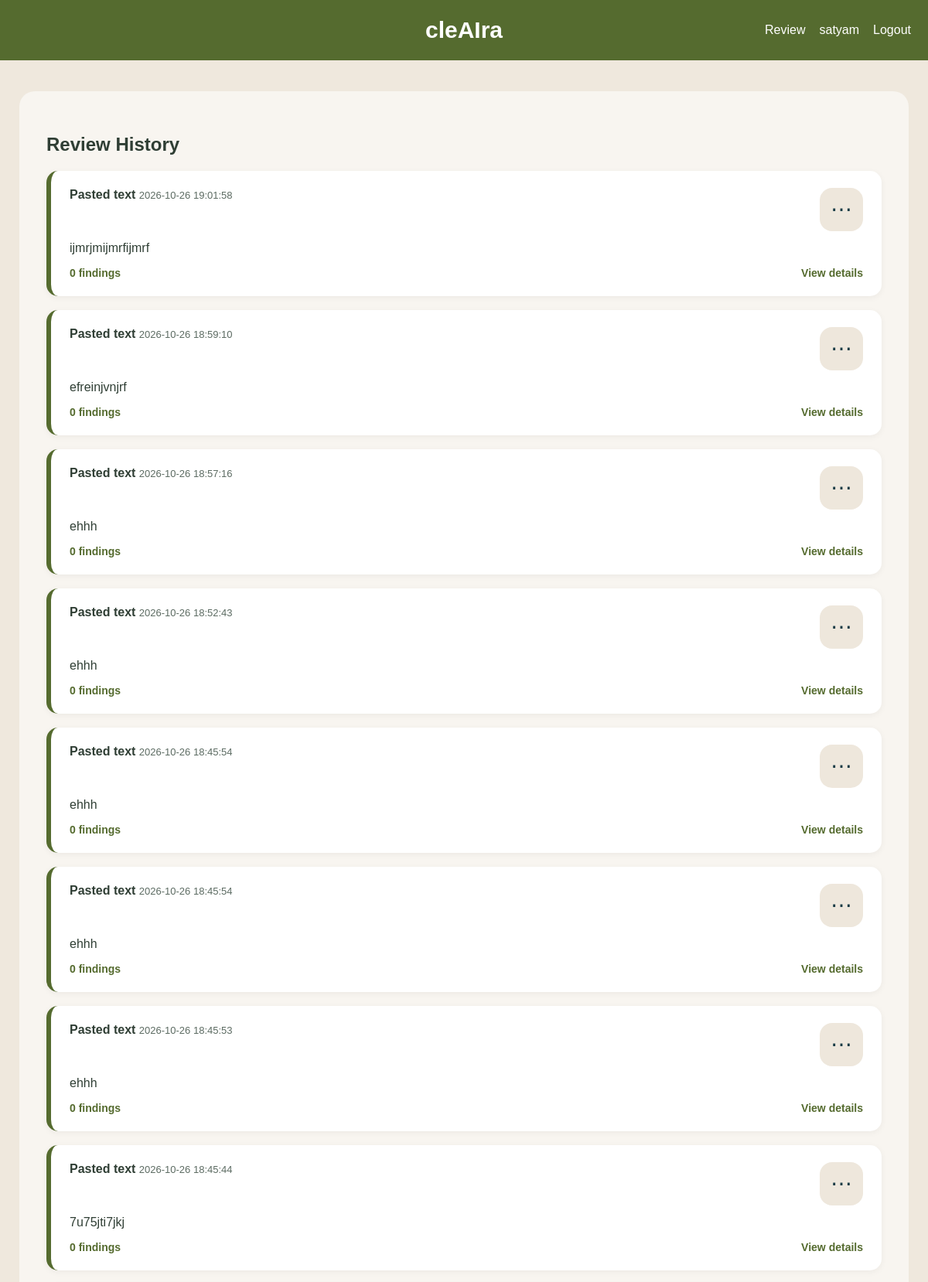
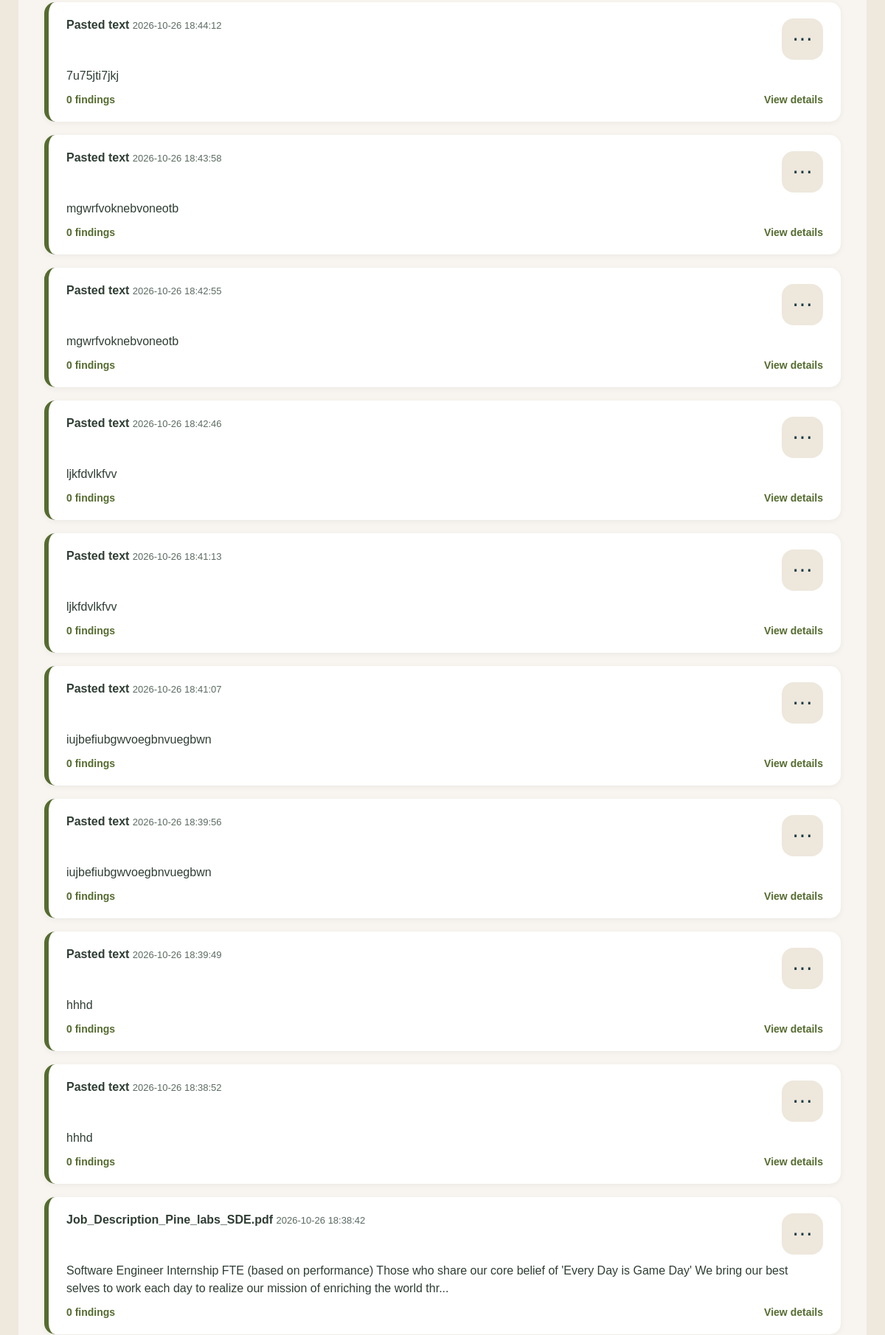
The page /history (signed in, upper part) on the database its author committed (2 pictures, top to bottom).
### tables this page shows
CREATE TABLE "users" (
            id INTEGER PRIMARY KEY AUTOINCREMENT,
            username TEXT NOT NULL COLLATE NOCASE,
            email TEXT NOT NULL UNIQUE COLLATE NOCASE,
            password_hash TEXT NOT NULL,
            created_at TEXT NOT NULL DEFAULT (datetime('now')),
            email_verified INTEGER NOT NULL DEFAULT 1,
            verification_token TEXT,
            verification_created_at TEXT
        );

CREATE TABLE reviews (
            id INTEGER PRIMARY KEY AUTOINCREMENT,
            user_id INTEGER NOT NULL,
            source TEXT NOT NULL,
            preview TEXT NOT NULL,
            results_json TEXT NOT NULL,
            created_at TEXT NOT NULL DEFAULT (datetime('now')),
            FOREIGN KEY (user_id) REFERENCES users(id)
        );

### app.py (the view)
@app.route("/history")
@login_required
def history():
    reviews = list_reviews(current_user()["id"])
    return render_template(
        "history.html",
        reviews=reviews,
    )

### app.py (called while the page is built)
def login_required(view):
    @wraps(view)
    def wrapped(*args, **kwargs):
        user = current_user()
        if not user:
            session.clear()
            return redirect(url_for("login"))
        return view(*args, **kwargs)
    return wrapped

def current_user():
    user_id = session.get("user_id")
    if not user_id:
        return None
    return get_user_by_id(user_id)

@app.context_processor
def inject_user():
    return {"user": current_user()}

### auth.py (called while the page is built)
def get_connection():
    conn = sqlite3.connect(DB_PATH)
    conn.row_factory = sqlite3.Row
    return conn

def get_db():
    return get_connection()

def get_user_by_id(user_id):
    conn = get_connection()
    row = conn.execute(
        "SELECT * FROM users WHERE id = ?",
        (user_id,),
    ).fetchone()
    conn.close()
    return dict(row) if row else None

### history.py (called while the page is built)
def _decode_review_payload(raw_json):
    data = json.loads(raw_json)
    if isinstance(data, list):
        return {"results": data, "summary": None, "overall_analysis": None}
    if isinstance(data, dict):
        return {
            "results": data.get("results", []),
            "summary": data.get("summary"),
            "overall_analysis": data.get("overall_analysis"),
        }
    return {"results": [], "summary": None, "overall_analysis": None}

def list_reviews(user_id):
    conn = get_db()
    rows = conn.execute(
        "SELECT id, source, preview, results_json, created_at "
        "FROM reviews WHERE user_id = ? ORDER BY id DESC",
        (user_id,),
    ).fetchall()
    conn.close()
    reviews = []
    for row in rows:
        payload = _decode_review_payload(row["results_json"])
        results = payload["results"]
        reviews.append({
            "id": row["id"],
            "source": row["source"],
            "preview": row["preview"],
            "created_at": row["created_at"],
            "finding_count": len(results),
        })
    return reviews

### templates/history.html (shortened to what this page needs)
<!DOCTYPE html>
<html>
<head>
    <link rel="stylesheet" href="/static/style.css">
</head>
<body>
<div class="navbar">
    <span>cleAIra</span>
    <div class="nav-actions">
        <a class="nav-link" href="/">Review</a>
        <a class="nav-link" href="/account">{{ user.username }}</a>
        <a class="nav-link" href="/logout">Logout</a>
    </div>
</div>
<div class="container">
    <h2>Review History</h2>
    {% if reviews %}
    <div class="history-list">
        {% for review in reviews %}
        <div class="history-item">
            <div class="history-card">
                <div class="history-card-top">
                    <div class="history-main">
                        <div class="history-heading-row">
                            <div>
                                <strong>{{ review.source }}</strong>
                                <span>{{ review.created_at }}</span>
                            </div>
                        </div>
                    </div>
                    <div class="menu-wrap">
                        <button
                            class="menu-toggle"
                            type="button"
                            aria-label="More actions for {{ review.source }}"
                            aria-expanded="false"
                        >
                            ⋯
                        </button>
                    </div>
                </div>
                <p>{{ review.preview }}</p>
                <div class="history-meta">
                    <span>{{ review.finding_count }} findings</span>
                    <a
                        class="view-details-link"
                        href="{{ url_for('history_detail', review_id=review.id) }}"
                    >
                        View details
                    </a>
                </div>
            </div>
        </div>
        {% endfor %}
    </div>
    {% else %}
    <div class="empty-state">
        No review history yet. Run your first document review to see results here.
    </div>
    {% endif %}
</div>
</body>
</html>

### static/style.css (style rules this page uses)
body { margin:0; background:#EFE8DD; font-family:Arial; color:#2F3E34; }
.navbar { background:#556B2F; color:white; padding:22px; text-align:center; font-size:30px; font-weight:bold; display:flex; align-items:center; justify-content:center; position:relative; }
.nav-actions { position:absolute; right:22px; display:flex; gap:18px; align-items:center; }
.nav-link { color:white; text-decoration:none; font-size:16px; font-weight:normal; }
.container { width:90%; max-width:1100px; margin:40px auto; background:#F8F5F0; padding:35px; border-radius:20px; }
.history-list { display:grid; gap:18px; }
.history-item { display:flex; align-items:flex-start; }
.history-card { display:block; width:100%; background:white; border-radius:15px; text-decoration:none; color:inherit; padding:22px 24px; border-left:6px solid #556B2F; box-shadow:0 2px 8px rgba(0,0,0,0.05); }
.history-card-top { display:flex; justify-content:space-between; gap:16px; align-items:flex-start; margin-bottom:10px; font-size:16px; }
.history-main { display:flex; align-items:flex-start; gap:10px; min-width:0; }
.history-main strong, .history-main span { word-break:break-word; }
.history-main span { color:#5c6b62; font-size:13px; }
.menu-wrap { position:relative; }
.menu-toggle { background:#EFE8DD; border:none; border-radius:10px; width:36px; height:36px; font-size:26px; color:#2F3E34; cursor:pointer; line-height:1; }
.history-card p { margin:0 0 12px; line-height:1.5; color:#2F3E34; }
.history-meta { display:flex; justify-content:space-between; align-items:center; gap:12px; color:#556B2F; font-size:14px; font-weight:bold; }
.view-details-link, .mini-delete-button { color:#556B2F; text-decoration:none; font-weight:bold; background:none; border:none; cursor:pointer; padding:0; }

### templates/history.html (style rules this page uses)
.menu-wrap { position: relative; flex-shrink: 0; }
.menu-toggle { width: 56px; height: 56px; border: none; border-radius: 16px; background: #eee7dc; color: #173b45; font-size: 28px; line-height: 1; cursor: pointer; display: flex; align-items: center; justify-content: center; }
.history-card-top { display: flex; justify-content: space-between; align-items: flex-start; gap: 14px; }
.history-main { min-width: 0; flex: 1; }
.history-heading-row { display: flex; align-items: center; }

### rows shown on the page
users: username "satyam"
reviews: source "Pasted text", created_at "2026-10-26 19:01:58", preview "ijmrjmijmrfijmrf", finding_count "0"
reviews: source "Pasted text", created_at "2026-10-26 18:59:10", preview "efreinjvnjrf", finding_count "0"
reviews: source "Pasted text", created_at "2026-10-26 18:57:16", preview "ehhh", finding_count "0"
reviews: source "Pasted text", created_at "2026-10-26 18:52:43", preview "ehhh", finding_count "0"
reviews: source "Pasted text", created_at "2026-10-26 18:45:54", preview "ehhh", finding_count "0"
reviews: source "Pasted text", created_at "2026-10-26 18:45:54", preview "ehhh", finding_count "0"
reviews: source "Pasted text", created_at "2026-10-26 18:45:53", preview "ehhh", finding_count "0"
reviews: source "Pasted text", created_at "2026-10-26 18:45:44", preview "7u75jti7jkj", finding_count "0"
reviews: source "Pasted text", created_at "2026-10-26 18:44:12", preview "7u75jti7jkj", finding_count "0"
reviews: source "Pasted text", created_at "2026-10-26 18:43:58", preview "mgwrfvoknebvoneotb", finding_count "0"
reviews: source "Pasted text", created_at "2026-10-26 18:42:55", preview "mgwrfvoknebvoneotb", finding_count "0"
reviews: source "Pasted text", created_at "2026-10-26 18:42:46", preview "ljkfdvlkfvv", finding_count "0"
reviews: source "Pasted text", created_at "2026-10-26 18:41:13", preview "ljkfdvlkfvv", finding_count "0"
reviews: source "Pasted text", created_at "2026-10-26 18:41:07", preview "iujbefiubgwvoegbnvuegbwn", finding_count "0"
reviews: source "Pasted text", created_at "2026-10-26 18:39:56", preview "iujbefiubgwvoegbnvuegbwn", finding_count "0"
reviews: source "Pasted text", created_at "2026-10-26 18:39:49", preview "hhhd", finding_count "0"
reviews: source "Pasted text", created_at "2026-10-26 18:38:52", preview "hhhd", finding_count "0"
reviews: source "Job_Description_Pine_labs_SDE.pdf", created_at "2026-10-26 18:38:42", preview "Software Engineer Internship FTE (based on performance) Those who share our core belief of 'Every Day is Game Day' We bring our best selves to work each day to realize our mission of enriching the world thr...", finding_count "0"
